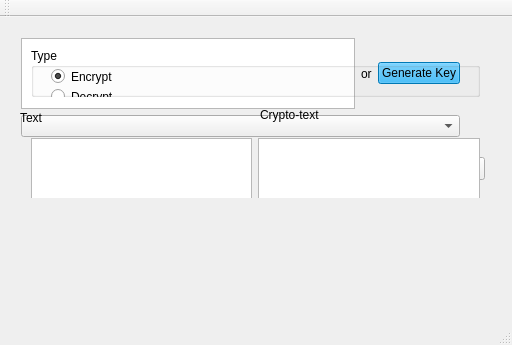
<?xml version="1.0" encoding="UTF-8"?>
<ui version="4.0">
 <class>MainWindow</class>
 <widget class="QMainWindow" name="MainWindow">
  <property name="geometry">
   <rect>
    <x>0</x>
    <y>0</y>
    <width>512</width>
    <height>345</height>
   </rect>
  </property>
  <property name="windowTitle">
   <string>MainWindow</string>
  </property>
  <widget class="QWidget" name="centralWidget">
   <widget class="QWidget" name="FirstPage" native="true">
    <property name="geometry">
     <rect>
      <x>0</x>
      <y>0</y>
      <width>511</width>
      <height>181</height>
     </rect>
    </property>
    <widget class="QPushButton" name="FirstNextButton">
     <property name="geometry">
      <rect>
       <x>410</x>
       <y>140</y>
       <width>75</width>
       <height>23</height>
      </rect>
     </property>
     <property name="text">
      <string>Next</string>
     </property>
    </widget>
    <widget class="QWidget" name="verticalLayoutWidget_2">
     <property name="geometry">
      <rect>
       <x>10</x>
       <y>10</y>
       <width>461</width>
       <height>121</height>
      </rect>
     </property>
     <layout class="QVBoxLayout" name="verticalLayout_2">
      <item>
       <layout class="QHBoxLayout" name="horizontalLayout">
        <item>
         <widget class="QTextEdit" name="keyValue"/>
        </item>
        <item>
         <widget class="QLabel" name="label">
          <property name="text">
           <string>or</string>
          </property>
         </widget>
        </item>
        <item>
         <widget class="QPushButton" name="GeneratePushButton">
          <property name="styleSheet">
           <string notr="true">#GeneratePushButton
{
	background-color: rgb(0, 170, 255);
}
</string>
          </property>
          <property name="text">
           <string>Generate Key</string>
          </property>
         </widget>
        </item>
       </layout>
      </item>
      <item>
       <layout class="QVBoxLayout" name="verticalLayout">
        <item>
         <widget class="QComboBox" name="comboBox"/>
        </item>
       </layout>
      </item>
     </layout>
    </widget>
    <widget class="QWidget" name="SecondPage" native="true">
     <property name="geometry">
      <rect>
       <x>0</x>
       <y>0</y>
       <width>511</width>
       <height>301</height>
      </rect>
     </property>
     <widget class="QWidget" name="horizontalLayoutWidget_2">
      <property name="geometry">
       <rect>
        <x>20</x>
        <y>20</y>
        <width>471</width>
        <height>71</height>
       </rect>
      </property>
      <layout class="QHBoxLayout" name="horizontalLayout_2">
       <item>
        <widget class="QGroupBox" name="groupBox">
         <property name="title">
          <string>Type</string>
         </property>
         <widget class="QRadioButton" name="CrypRadioButt">
          <property name="geometry">
           <rect>
            <x>20</x>
            <y>20</y>
            <width>82</width>
            <height>17</height>
           </rect>
          </property>
          <property name="text">
           <string>Encrypt</string>
          </property>
          <property name="checked">
           <bool>true</bool>
          </property>
         </widget>
         <widget class="QRadioButton" name="DecrypRadioButton">
          <property name="geometry">
           <rect>
            <x>20</x>
            <y>40</y>
            <width>82</width>
            <height>17</height>
           </rect>
          </property>
          <property name="text">
           <string>Decrypt</string>
          </property>
         </widget>
        </widget>
       </item>
      </layout>
     </widget>
     <widget class="QWidget" name="horizontalLayoutWidget_3">
      <property name="geometry">
       <rect>
        <x>20</x>
        <y>110</y>
        <width>471</width>
        <height>141</height>
       </rect>
      </property>
      <layout class="QHBoxLayout" name="horizontalLayout_3">
       <item>
        <widget class="QTextEdit" name="inputText"/>
       </item>
       <item>
        <widget class="QTextEdit" name="outputText"/>
       </item>
      </layout>
     </widget>
     <widget class="QLabel" name="labelOne">
      <property name="geometry">
       <rect>
        <x>20</x>
        <y>90</y>
        <width>81</width>
        <height>21</height>
       </rect>
      </property>
      <property name="text">
       <string>Text</string>
      </property>
     </widget>
     <widget class="QLabel" name="labelTwo">
      <property name="geometry">
       <rect>
        <x>260</x>
        <y>90</y>
        <width>71</width>
        <height>16</height>
       </rect>
      </property>
      <property name="text">
       <string>Crypto-text</string>
      </property>
     </widget>
     <widget class="QPushButton" name="HomeButton">
      <property name="geometry">
       <rect>
        <x>260</x>
        <y>270</y>
        <width>101</width>
        <height>23</height>
       </rect>
      </property>
      <property name="text">
       <string>Generate new key</string>
      </property>
     </widget>
     <widget class="QPushButton" name="ExecuteButton">
      <property name="geometry">
       <rect>
        <x>370</x>
        <y>270</y>
        <width>75</width>
        <height>23</height>
       </rect>
      </property>
      <property name="text">
       <string>Execute</string>
      </property>
     </widget>
    </widget>
   </widget>
  </widget>
  <widget class="QMenuBar" name="menuBar">
   <property name="geometry">
    <rect>
     <x>0</x>
     <y>0</y>
     <width>512</width>
     <height>21</height>
    </rect>
   </property>
  </widget>
  <widget class="QToolBar" name="mainToolBar">
   <attribute name="toolBarArea">
    <enum>TopToolBarArea</enum>
   </attribute>
   <attribute name="toolBarBreak">
    <bool>false</bool>
   </attribute>
  </widget>
  <widget class="QStatusBar" name="statusBar"/>
 </widget>
 <layoutdefault spacing="6" margin="11"/>
 <resources/>
 <connections>
  <connection>
   <sender>DecrypRadioButton</sender>
   <signal>clicked()</signal>
   <receiver>labelOne</receiver>
   <slot>updateText()</slot>
   <hints>
    <hint type="sourcelabel">
     <x>314</x>
     <y>142</y>
    </hint>
    <hint type="destinationlabel">
     <x>43</x>
     <y>189</y>
    </hint>
   </hints>
  </connection>
 </connections>
</ui>
